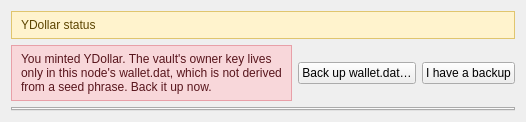
<?xml version="1.0" encoding="UTF-8"?>
<ui version="4.0">
 <class>YDollarTab</class>
 <widget class="QWidget" name="YDollarTab">
  <layout class="QVBoxLayout" name="tabLayout">
   <item>
    <widget class="QLabel" name="lblBanner">
     <property name="wordWrap"><bool>true</bool></property>
     <property name="styleSheet"><string notr="true">QLabel { background-color: #fff3cd; color: #5c4400; border: 1px solid #e0c56e; padding: 6px; }</string></property>
     <property name="text"><string>YDollar status</string></property>
    </widget>
   </item>
   <item>
    <widget class="QWidget" name="wBackupNag" native="true">
     <layout class="QHBoxLayout" name="backupLayout">
      <property name="leftMargin"><number>0</number></property>
      <property name="topMargin"><number>0</number></property>
      <property name="rightMargin"><number>0</number></property>
      <property name="bottomMargin"><number>0</number></property>
      <item>
       <widget class="QLabel" name="lblBackupNag">
        <property name="wordWrap"><bool>true</bool></property>
        <property name="styleSheet"><string notr="true">QLabel { background-color: #f8d7da; color: #58151c; border: 1px solid #e8a0a8; padding: 6px; }</string></property>
        <property name="text"><string>You minted YDollar. The vault's owner key lives only in this node's wallet.dat, which is not derived from a seed phrase. Back it up now.</string></property>
       </widget>
      </item>
      <item>
       <widget class="QPushButton" name="btnBackupNow"><property name="text"><string>Back up wallet.dat…</string></property></widget>
      </item>
      <item>
       <widget class="QPushButton" name="btnBackupDone"><property name="text"><string>I have a backup</string></property></widget>
      </item>
     </layout>
    </widget>
   </item>
   <item>
    <widget class="QTabWidget" name="subTabs">
     <property name="currentIndex"><number>0</number></property>
    </widget>
   </item>
  </layout>
 </widget>
 <resources/>
 <connections/>
</ui>
